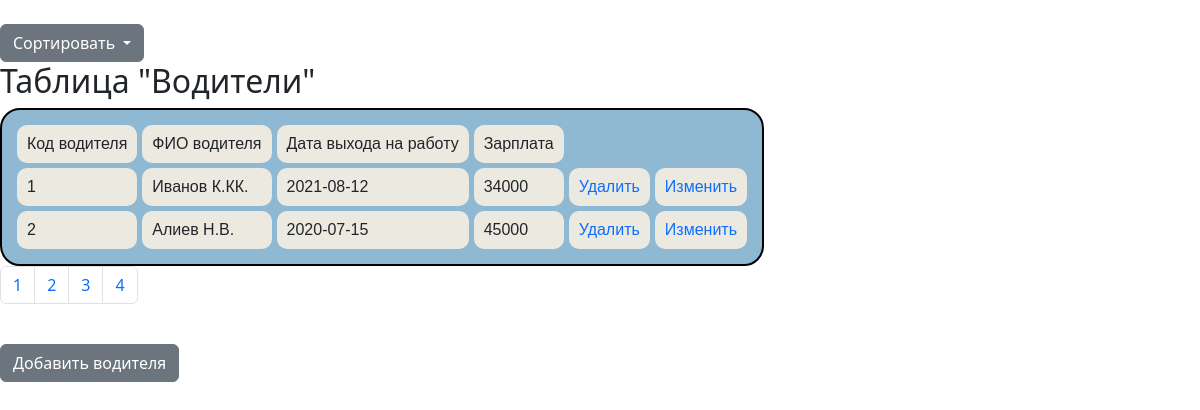
Screenshot of /Site_BD_2022/server/tables/drivers/index.php with the database file from the repository.
### tables this page shows
CREATE TABLE `drivers` (
  `id_driver` int NOT NULL,
  `FIO` varchar(50) NOT NULL,
  `starting_date` date DEFAULT NULL,
  `salary` int NOT NULL
);

### Site_BD_2022/server/tables/drivers/index.php (the view, shortened to what this page needs)
<?php
include 'connect.php';
?>
<?php
    if (isset($_GET['page'])){
        $page = $_GET['page'];
    }
    else $page = 1;
    $kol = 2;
    $art = ($page * $kol) - $kol;
    $res = mysqli_query($link, "SELECT COUNT(*) FROM drivers");
    $row = mysqli_fetch_row($res);
    $total = $row[0];
    $str_pag = ceil($total / $kol);
    $result = mysqli_query($link, "SELECT * FROM drivers $sorting_sql LIMIT $art, $kol");
?>
<!DOCTYPE html>
<html>
<head>
    <link href="https://cdn.jsdelivr.net/npm/bootstrap@5.2.3/dist/css/bootstrap.min.css"
    rel="stylesheet">
</head>
<body>
    <div class="dropdown">
        <button class="btn btn-secondary dropdown-toggle" type="button" data-bs-toggle="dropdown" aria-expanded="false">
        Сортировать
        </button>
    </div>
    <h2> Таблица "Водители" </h2>
    <table>
        <tr>
            <td> Код водителя </td>
            <td> ФИО водителя </td>
            <td> Дата выхода на работу </td>
            <td> Зарплата </td>
        </tr>
    <?php
        while ($row_drivers =
        mysqli_fetch_array($result)) {
            echo '<tr>' .
            "<td> {$row_drivers['id_driver']} </td>" .
            "<td> {$row_drivers['FIO']}</td>".
            "<td> {$row_drivers['starting_date']}</td>".
            "<td> {$row_drivers['salary']}</td>".
            "<td> <a href='?del_id={$row_drivers['id_driver']}'>Удалить</a></td>" .
            "<td><a href='update.php?red_id={$row_drivers['id_driver']}'>Изменить</a></td>" .
            '</tr>';
        }
    ?>
    </table>
    <nav aria-label="Page navigation example">
        <ul class="pagination">
            <?php
            for ($i = 1; $i <= $str_pag; $i++){
                echo "<li class='page-item'><a class='page-link' href=index.php?page=".$i."> $i </a></li>";
            }
            ?>
        </ul>
    </nav>
    <br>
    <form action="add.php" method="post">
        <button type="submit" class="btn btn-secondary" name="driver">Добавить водителя</button>
    </form>
</body>
</html>

### Site_BD_2022/server/tables/drivers/index.php (style rules this page uses)
body { background: url("/css/authorization/img/bg.png"); background-size: cover; }
table { font-family: sans-serif; border-collapse: separate; border-spacing: 5px; background: #8fb9d3; border: 2px solid black; padding: 10px; border-radius: 20px; }
td { border-radius: 10px; background: #ece9e0;; padding: 10px; }
a { text-decoration: none; }

### rows the page displays
drivers: id_driver "1", FIO "Иванов К.КК.", starting_date "2021-08-12", salary "34000"
drivers: id_driver "2", FIO "Алиев Н.В.", starting_date "2020-07-15", salary "45000"
